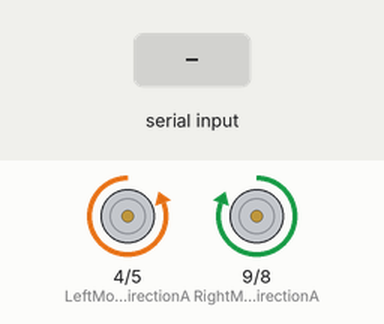
A sketch run on a simulated Arduino Nano, built with avr-gcc and run on an emulated ATmega328P. On the bench: motor-driver pin pairs drawn as motors (green arrow = first pin HIGH = forward, orange = second pin HIGH = backward, longer = more drive, scaled by the enable pin). The inputs (shaded band) are chosen by the test bench.

Above: at 1.2 s.
1.3 s: "30,150\n" received over the second serial link
At 1.8 s:
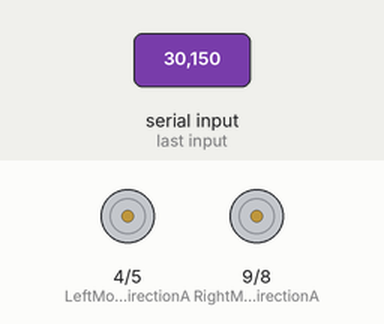
3.8 s: "200\n" received over the second serial link
At 4.5 s:
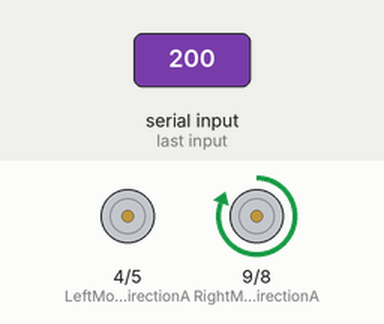
Timing chart, 0 to 6.8 s (numbered marks = the images above; inputs shaded):
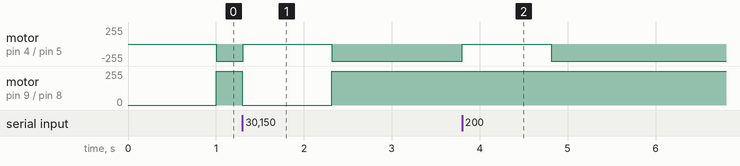

Measured:
- after the input at 1.3 s, motor on pin 4 (LeftMotorDirectionA) / pin 5 (LeftMotorDirectionB): backward 255/255 → stopped at once, → backward 255/255 1.0 s later; motor on pin 9 (RightMotorDirectionA) / pin 8 (RightMotorDirectionB): forward 255/255 → stopped at once, → forward 255/255 1.0 s later
- after the input at 3.8 s, motor on pin 4 (LeftMotorDirectionA) / pin 5 (LeftMotorDirectionB): backward 255/255 → stopped at once, → backward 255/255 1.0 s later

The sketch:

sumoRobots.ino
```cpp
#include "SumoRobot.h"
#include <SoftwareSerial.h>

#define TX_PIN 10
#define RX_PIN 10

SumoRobot robot;
SoftwareSerial mySerial(TX_PIN, RX_PIN);
String prevText = "";

void setInitialRobotParameters(){
  mySerial.read();
}

void setup() {
  mySerial.begin(9600);//for debugging
  //mySerial.setTimeout(100);
}

void loop() {
  int command = mySerial.parseInt();
  robot.go(command);

  //String text = robot.go();
  //if (text != prevText){
	//  mySerial.println(text);
	//  prevText = text;
  //}
  delay(10);
}
```

SumoRobot.cpp
```cpp
#include "SumoRobot.h"

SumoRobot::SumoRobot(){
	//Set up the motor pins as output pins
	pinMode(LeftMotorDirectionA, OUTPUT);
	pinMode(LeftMotorDirectionB, OUTPUT);
	pinMode(LeftMotorSpeed, OUTPUT);
	pinMode(RightMotorDirectionA, OUTPUT);
	pinMode(RightMotorDirectionB, OUTPUT);
	pinMode(RightMotorSpeed, OUTPUT);

	//Set up line and distance sensors as inputs
	pinMode(LeftLineSensor, INPUT);
	pinMode(RightLineSensor, INPUT);
	pinMode(BackLineSensor, INPUT);
	pinMode(LeftDistanceSensor, INPUT);
	pinMode(RightDistanceSensor, INPUT);
	pinMode(BackDistanceSensor, INPUT);
}


bool* SumoRobot::getLineSensorReadings(){

	int left = 0;//Left Line Sensor
	int right = 0;//Right Line Sensor
	int back = 0;//Back Line Sensor

	//Average readings
	for (int i = 0; i < NUM_READINGS; i++){
		left += analogRead(LeftLineSensor);
		right += analogRead(RightLineSensor);
		back += analogRead(BackLineSensor);
	}

	if (left <= NUM_READINGS * LINE_SENSOR_THRESHOLD){
		m_lineSensorReadings[0] = true;
	} else {
		m_lineSensorReadings[0] = false;
	}

	if (right <= NUM_READINGS * LINE_SENSOR_THRESHOLD){
		m_lineSensorReadings[1] = true;
	} else {
		m_lineSensorReadings[1] = false;
	}

	if (m_backLineSensorEnabled && back <= NUM_READINGS * LINE_SENSOR_THRESHOLD){
		m_lineSensorReadings[2] = true;
	} else {
		m_lineSensorReadings[2] = false;
	}


	return m_lineSensorReadings;
}


int* SumoRobot::getDistanceSensorReadings(){

	m_distanceSensorReadings[0] = 0;//Left Distance Sensor
	m_distanceSensorReadings[1] = 0;//Right Distance Sensor
	m_distanceSensorReadings[2] = 0;//Back Distance Sensor

	//Average readings
	for (int i = 0; i < NUM_READINGS; i++){
		m_distanceSensorReadings[0] += analogRead(LeftDistanceSensor);
		m_distanceSensorReadings[1] += analogRead(RightDistanceSensor);
		m_distanceSensorReadings[2] += analogRead(BackDistanceSensor);
	}

	m_distanceSensorReadings[0] = m_distanceSensorReadings[0] / NUM_READINGS;
	m_distanceSensorReadings[1] = m_distanceSensorReadings[1] / NUM_READINGS;

	if (m_backDistanceSensorEnabled){
		m_distanceSensorReadings[2] = m_distanceSensorReadings[2] / NUM_READINGS;
	} else {
		m_distanceSensorReadings[2] = 0;
	}

	return m_distanceSensorReadings;
}


//Controls the speeds of the left and right motor
//The speed should be between -255 (reverse) and +255 (forward)
//A speed of 0 indicates a stop
void SumoRobot::go(int left, int right){

	//scale down the speeds
	left = (left * m_maxSpeed)/255;
	right = (right * m_maxSpeed)/255;

	if (left > 0){//Left Motor Forward
		if (left > 255){
			left = 255;
		}
		analogWrite(LeftMotorSpeed, left);
		digitalWrite(LeftMotorDirectionA, HIGH);
		digitalWrite(LeftMotorDirectionB, LOW);
	} else if (left < 0){//Left Motor Reverse
		if (left < 255){
			left = -255;
		}
		left = left * -1;
		analogWrite(LeftMotorSpeed, left);
		digitalWrite(LeftMotorDirectionB, HIGH);
		digitalWrite(LeftMotorDirectionA, LOW);
	} else {
		//Stop
		analogWrite(LeftMotorSpeed, 0);
	}

	if (right > 0){//Right Motor Forward
		if (right > 255){
			right = 255;
		}
		analogWrite(RightMotorSpeed, right);
		digitalWrite(RightMotorDirectionB, HIGH);
		digitalWrite(RightMotorDirectionA, LOW);
	} else if (right < 0){//Right Motor Reverse
		if (right < 255){
			right = -255;
		}
		right = right * -1;
		analogWrite(RightMotorSpeed, right);
		digitalWrite(RightMotorDirectionA, HIGH);
		digitalWrite(RightMotorDirectionB, LOW);
	} else {
		//Stop
		analogWrite(RightMotorSpeed, 0);
	}
}

void SumoRobot::go(int command){
  int x = command / 100;
  int y = command - x * 100;

  x = ((x - 50) * 255) / 50;
  y = ((y - 50) * 255) / 50;
  go(x, y);
}

bool SumoRobot::processActions(){
	if (m_actionBack > 0){
		m_actionBack--;
		go(-255, -255);
		m_currAction = "Going back";
		return true;
	}

	if (m_actionSharpRight > 0){
		m_actionSharpRight--;
		go(255, -255);
		m_currAction = "Sharp Right";
		return true;
	}

	if (m_actionSharpLeft > 0){
		m_actionSharpLeft--;
		go(-255, 255);
		m_currAction = "Sharp Left";
		return true;
	}

	if (m_actionForward > 0){
		m_actionForward--;
		go(255, 255);
		m_currAction = "Going forward";
		return true;
	}

	return false;
}

String SumoRobot::go(){

	if (!processActions()){
		getLineSensorReadings();

		//check if robot is on the white ring
		if (m_lineSensorReadings[0] && m_lineSensorReadings[1]){
			m_actionBack = COUNTS_FOR_BACKING_UP; //go back for 10 counts
			m_actionSharpLeft = COUNTS_FOR_TURN;  //turn sharp left for 5 counts
			return "Both line sensors are active, will back up and turn";
		} else if (m_lineSensorReadings[0]){
			m_actionBack = COUNTS_FOR_BACKING_UP/2;
			m_actionSharpLeft = COUNTS_FOR_TURN;
			return "Left line sensor is active, will back up and turn";
		} else if (m_lineSensorReadings[1]){
			m_actionBack = COUNTS_FOR_BACKING_UP/2;
			m_actionSharpRight = COUNTS_FOR_TURN;
			return "Right line sensor is active, will back up and turn";
		} else if (m_lineSensorReadings[2]){
			//we are being pushed back, push forward  and then turn
			m_actionForward = COUNTS_FOR_BACKING_UP;
			m_actionSharpRight = COUNTS_FOR_TURN;
			return "Back line sensor is active, will go forward and turn";
		}

		//check if we see the other robot
		getDistanceSensorReadings();

		if (m_distanceSensorReadings[0] >= DISTANCE_SENSOR_THRESHOLD &&
			m_distanceSensorReadings[1] >= DISTANCE_SENSOR_THRESHOLD){
			//we see the other robot in front of us, attack!
			go(255, 255);
			return "Both distance sensors detect the other robot, attack full speed forward";
		} else if (m_distanceSensorReadings[0] >= DISTANCE_SENSOR_THRESHOLD){
			//we see the other robot on our left, sharp turn left
			go(-255, 255);
			return "Left distance sensors detects the other robot, sharp left";
		} else if (m_distanceSensorReadings[1] >= DISTANCE_SENSOR_THRESHOLD){
			//we see the other robot on our right, sharp turn right
			go(255, -255);
			return "Right distance sensors detects the other robot, sharp right";
		} else if (m_distanceSensorReadings[2] >= DISTANCE_SENSOR_THRESHOLD){
			//we see the other robot behind us, turn around
			m_actionSharpLeft = COUNTS_FOR_FULL_TURN;
			return "Back distance sensors detects the other robot, turn around";
		}

		//let's look for the other robot
		go(100, 125);
		return "Find the other robot";
	} else {
		return "Executing previously issued action: " + m_currAction;
	}
}
```

SumoRobot.h
```cpp
#ifndef SUMO_ROBOT_H
#define SUMO_ROBOT_H

#include "Arduino.h"
#include "Robot_1_Config.h" //Change this for a different robot

#define DISTANCE_SENSOR_THRESHOLD 200
#define LINE_SENSOR_THRESHOLD 100
#define NUM_READINGS 5
#define COUNTS_FOR_BACKING_UP 10
#define COUNTS_FOR_TURN 5
#define COUNTS_FOR_FULL_TURN 20

class SumoRobot{
	private:
		int m_distanceSensorReadings[3];
		bool m_lineSensorReadings[3];

		int m_actionBack = 0;
		int m_actionSharpRight = 0;
		int m_actionSharpLeft = 0;
		int m_actionForward = 0;

		bool m_maxSpeed = 255;
		bool m_backDistanceSensorEnabled = false;
		bool m_backLineSensorEnabled = false;

		String m_currAction = "";

		bool processActions();

		void go(int left, int right);

	public:
		SumoRobot();
		String go();
    void go(int);
		bool* getLineSensorReadings();
		int* getDistanceSensorReadings();
    void setMaxSpeed(int maxSpeed){
      m_maxSpeed = maxSpeed;
    }
    void setBackDistanceSensorEnabled(bool backDistanceSensorEnabled){
      m_backDistanceSensorEnabled = backDistanceSensorEnabled;
    }
    void setBackLineSensorEnabled(bool backLineSensorEnabled){
      m_backLineSensorEnabled = backLineSensorEnabled;
    }

};

#endif
```

Robot_1_Config.h
```cpp
//These three pins control the left motor
#define LeftMotorDirectionA 4
#define LeftMotorDirectionB 5
#define LeftMotorSpeed 6 //This pin connects to the "Enable" pin of the H-Bridge

//These three pins control the right motor
#define RightMotorDirectionA 9
#define RightMotorDirectionB 8
#define RightMotorSpeed 10 //This pin connects to the "Enable" pin of the H-Bridge

#define LeftDistanceSensor A5
#define RightDistanceSensor A6
#define BackDistanceSensor A7

#define LeftLineSensor A3
#define RightLineSensor A4
#define BackLineSensor A2
```
